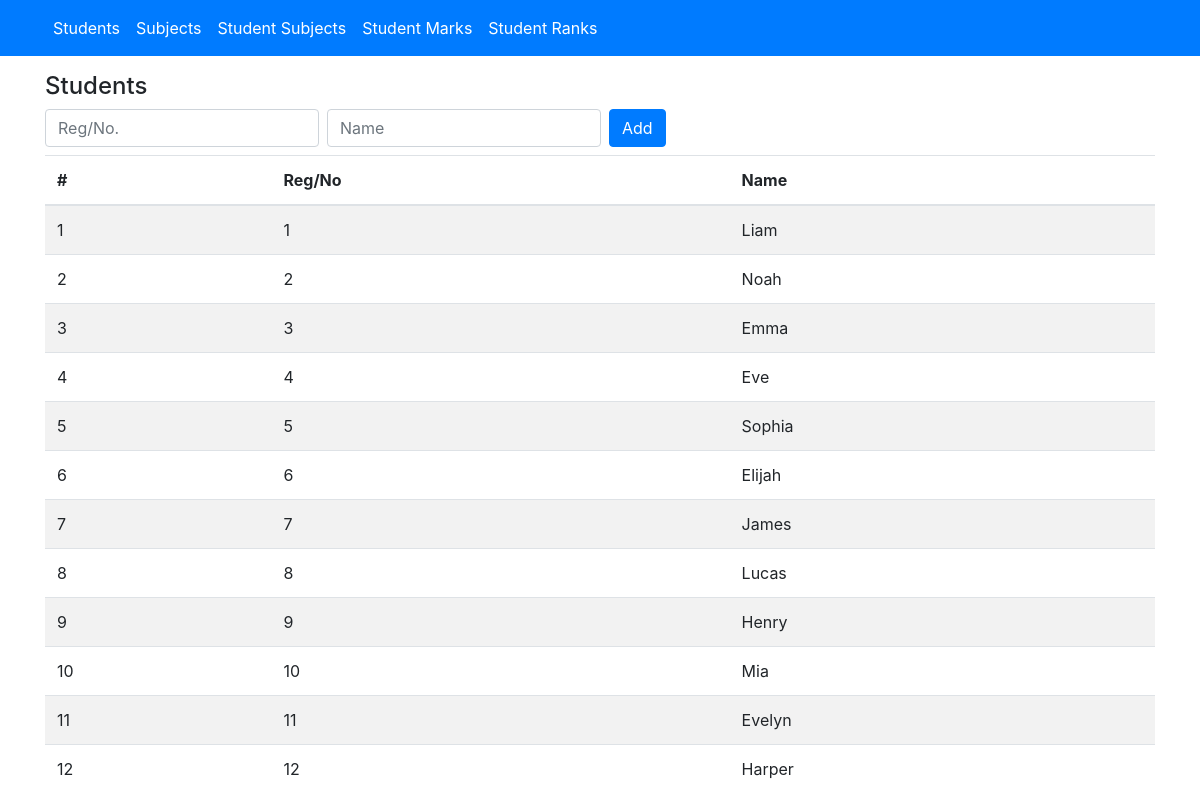
Before: /students.php with the older database file.
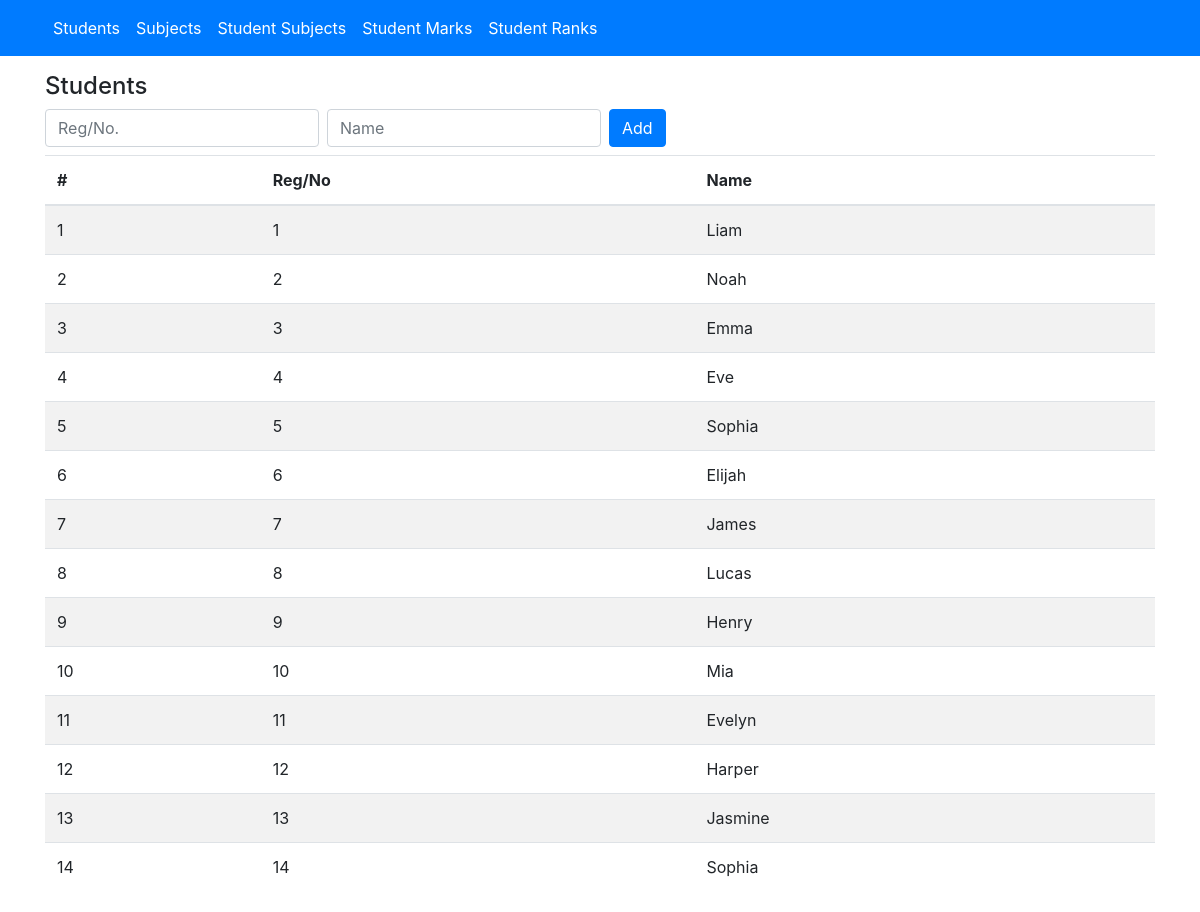
After: the same page with the newer database file.
### tables this page shows
CREATE TABLE "students" (
	"id"	INTEGER,
	"name"	TEXT NOT NULL,
	"reg_no"	TEXT NOT NULL UNIQUE,
	PRIMARY KEY("id" AUTOINCREMENT)
);

### controllers/students_controller.php (called while the page is built, shortened)
<?php
$student_rows = $pdo->query('SELECT * FROM students')->fetchAll(PDO::FETCH_ASSOC);

### students.php (the view, shortened to what this page needs)
<?php require_once 'config.php'; ?>
<!DOCTYPE html>
<html lang="en">
<head>
    <link rel="stylesheet" href="https://stackpath.bootstrapcdn.com/bootstrap/4.3.1/css/bootstrap.min.css">
    <link rel="stylesheet" href="https://cdnjs.cloudflare.com/ajax/libs/bootstrap-multiselect/0.9.13/css/bootstrap-multiselect.css">
</head>
<body>
<?php include 'header.php' ?>
<div class="container">
    <?php require 'controllers/students_controller.php'; ?>
    <div class="pt-3">
        <h4>Students</h4>
        <form class="form-inline mb-2" action="" method="POST">
            <div class="input-group">
                <input type="text" class="form-control mr-2" placeholder="Reg/No." name="reg_no" required>
            </div>
            <div class="input-group">
                <input type="text" class="form-control mr-2" placeholder="Name" name="name" required>
            </div>
            <br>
            <button type="submit" class="btn btn-primary">Add</button>
        </form>
        <div style="height:80vh;overflow:auto">
            <table class="table table-striped">
                <thead>
                    <tr>
                        <th>#</th>
                        <th>Reg/No</th>
                        <th>Name</th>
                    </tr>
                </thead>
                <tbody>
                    <?php foreach ($student_rows as $key => $value): ?>
                        <tr>
                            <td scope="row"><?php echo $key+1 ?></td>
                            <td><?php echo $key+1 ?></td>
                            <td><?php echo $value['name'] ?></td>
                        </tr>
                    <?php endforeach; ?>
                </tbody>
            </table>
        </div>
    </div>
</div>
</body>
</html>

### header.php (shortened to what this page needs)
<nav class="navbar navbar-expand-lg navbar-dark bg-primary">
    <div class="container">
        <div class="collapse navbar-collapse">
            <ul class="navbar-nav mr-auto">
                <li class="nav-item"><a class="nav-link" href="students.php">Students</a></li>
                <li class="nav-item"><a class="nav-link" href="subjects.php">Subjects</a></li>
                <li class="nav-item"><a class="nav-link" href="student_subjects.php">Student Subjects</a></li>
                <li class="nav-item"><a class="nav-link" href="student_marks.php">Student Marks</a></li>
                <li class="nav-item"><a class="nav-link" href="student_ranks.php">Student Ranks</a></li>
            </ul>
        </div>
    </div>
</nav>

### header.php (style rules this page uses)
.nav-item a:link { color: white!important; }

Changed rows visible on the page:
added students: name "Jasmine"
added students: name "Sophia"
